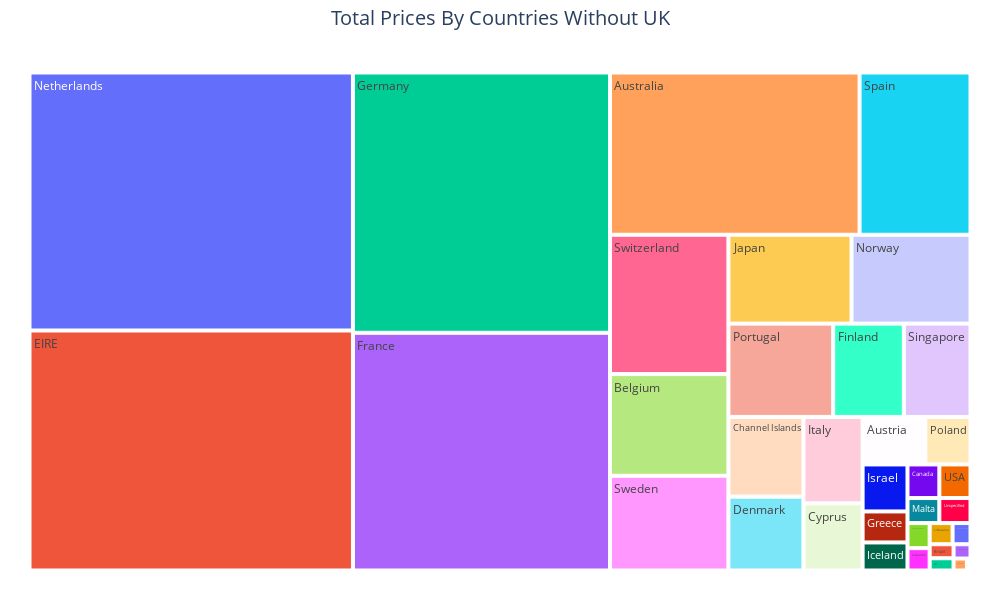

The notebook cell saved with this chart:
### Code cell
# PLOTLY TREEMAP
fig = px.treemap(df_TotalRevenue.iloc[1:],
                 path=[df_TotalRevenue.iloc[1:].index], 
                 values='TotalRevenue', 
                 width=1000, 
                 height=600)
fig.update_layout(title_text='Total Prices By Countries Without UK',
                  title_x = 0.5, title_font = dict(size=20)
)
fig.update_layout(margin = dict(t=50, l=25, r=25, b=25))
fig.show()

### Figure 1 — Plotly figure (JSON) as saved in the notebook; plotly's stock layout.template omitted (floating-point values rounded to 4 significant figures)
{"data": [{"branchvalues": "total", "domain": {"x": [0, 1], "y": [0, 1]}, "hovertemplate": "labels=%{label}<br>TotalRevenue=%{value}<br>parent=%{parent}<br>id=%{id}<extra></extra>", "ids": ["Australia", "Austria", "Bahrain", "Belgium", "Brazil", "Canada", "Channel Islands", "Cyprus", "Czech Republic", "Denmark", "EIRE", "European Community", "Finland", "France", "Germany", "Greece", "Iceland", "Israel", "Italy", "Japan", "Lebanon", "Lithuania", "Malta", "Netherlands", "Norway", "Poland", "Portugal", "RSA", "Saudi Arabia", "Singapore", "Spain", "Sweden", "Switzerland", "USA", "United Arab Emirates", "Unspecified"], "labels": ["Australia", "Austria", "Bahrain", "Belgium", "Brazil", "Canada", "Channel Islands", "Cyprus", "Czech Republic", "Denmark", "EIRE", "European Community", "Finland", "France", "Germany", "Greece", "Iceland", "Israel", "Italy", "Japan", "Lebanon", "Lithuania", "Malta", "Netherlands", "Norway", "Poland", "Portugal", "RSA", "Saudi Arabia", "Singapore", "Spain", "Sweden", "Switzerland", "USA", "United Arab Emirates", "Unspecified"], "name": "", "parents": ["", "", "", "", "", "", "", "", "", "", "", "", "", "", "", "", "", "", "", "", "", "", "", "", "", "", "", "", "", "", "", "", "", "", "", ""], "type": "treemap", "values": [138500.0, 10200.0, 548.4, 41200.0, 1144.0, 3666.0, 20450.0, 13590.0, 826.7, 18960.0, 265500.0, 1300.0, 22550.0, 209000.0, 228900.0, 4761.0, 4310, 7222.0, 17480.0, 37420.0, 1694.0, 1661.0, 2726.0, 285400.0, 36170.0, 7335.0, 33440.0, 1002.0, 145.9, 21280.0, 61580.0, 38380.0, 56440.0, 3580.0, 1902.0, 2667.0]}], "layout": {"height": 600, "legend": {"tracegroupgap": 0}, "margin": {"b": 25, "l": 25, "r": 25, "t": 50}, "title": {"font": {"size": 20}, "text": "Total Prices By Countries Without UK", "x": 0.5}, "width": 1000}}
